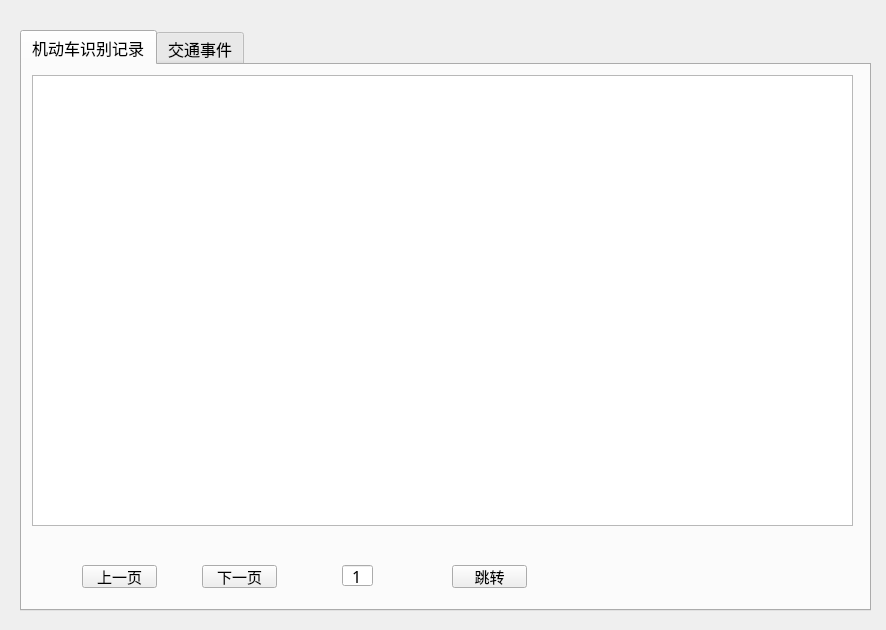
<?xml version="1.0" encoding="UTF-8"?>
<ui version="4.0">
 <class>record</class>
 <widget class="QWidget" name="record">
  <property name="geometry">
   <rect>
    <x>0</x>
    <y>0</y>
    <width>886</width>
    <height>630</height>
   </rect>
  </property>
  <property name="windowTitle">
   <string>record</string>
  </property>
  <widget class="QTabWidget" name="tabWidget">
   <property name="geometry">
    <rect>
     <x>20</x>
     <y>30</y>
     <width>851</width>
     <height>581</height>
    </rect>
   </property>
   <property name="sizePolicy">
    <sizepolicy hsizetype="Minimum" vsizetype="Minimum">
     <horstretch>0</horstretch>
     <verstretch>0</verstretch>
    </sizepolicy>
   </property>
   <property name="font">
    <font>
     <family>黑体</family>
     <pointsize>12</pointsize>
     <weight>50</weight>
     <bold>false</bold>
    </font>
   </property>
   <property name="currentIndex">
    <number>0</number>
   </property>
   <widget class="QWidget" name="tab">
    <attribute name="title">
     <string>机动车识别记录</string>
    </attribute>
    <widget class="QLineEdit" name="lineEdit_4">
     <property name="geometry">
      <rect>
       <x>320</x>
       <y>500</y>
       <width>31</width>
       <height>21</height>
      </rect>
     </property>
     <property name="text">
      <string>1</string>
     </property>
     <property name="alignment">
      <set>Qt::AlignCenter</set>
     </property>
    </widget>
    <widget class="QPushButton" name="pushButton_1_2">
     <property name="geometry">
      <rect>
       <x>180</x>
       <y>500</y>
       <width>75</width>
       <height>23</height>
      </rect>
     </property>
     <property name="font">
      <font>
       <family>黑体</family>
       <pointsize>11</pointsize>
      </font>
     </property>
     <property name="text">
      <string>下一页</string>
     </property>
    </widget>
    <widget class="QPushButton" name="pushButton_1_3">
     <property name="geometry">
      <rect>
       <x>430</x>
       <y>500</y>
       <width>75</width>
       <height>23</height>
      </rect>
     </property>
     <property name="font">
      <font>
       <family>黑体</family>
       <pointsize>11</pointsize>
      </font>
     </property>
     <property name="text">
      <string>跳转</string>
     </property>
    </widget>
    <widget class="QPushButton" name="pushButton_1_1">
     <property name="geometry">
      <rect>
       <x>60</x>
       <y>500</y>
       <width>75</width>
       <height>23</height>
      </rect>
     </property>
     <property name="font">
      <font>
       <family>黑体</family>
       <pointsize>11</pointsize>
      </font>
     </property>
     <property name="text">
      <string>上一页</string>
     </property>
    </widget>
    <widget class="QTableView" name="tableWidget">
     <property name="geometry">
      <rect>
       <x>10</x>
       <y>10</y>
       <width>821</width>
       <height>451</height>
      </rect>
     </property>
    </widget>
   </widget>
   <widget class="QWidget" name="tab_3">
    <attribute name="title">
     <string>交通事件</string>
    </attribute>
    <widget class="QTableWidget" name="tableWidget_3">
     <property name="geometry">
      <rect>
       <x>10</x>
       <y>10</y>
       <width>831</width>
       <height>451</height>
      </rect>
     </property>
     <property name="font">
      <font>
       <family>微软雅黑 Light</family>
       <pointsize>11</pointsize>
      </font>
     </property>
     <property name="frameShape">
      <enum>QFrame::NoFrame</enum>
     </property>
    </widget>
    <widget class="QPushButton" name="pushButton_3_3">
     <property name="geometry">
      <rect>
       <x>430</x>
       <y>500</y>
       <width>75</width>
       <height>23</height>
      </rect>
     </property>
     <property name="font">
      <font>
       <family>黑体</family>
       <pointsize>11</pointsize>
      </font>
     </property>
     <property name="text">
      <string>跳转</string>
     </property>
    </widget>
    <widget class="QPushButton" name="pushButton_3_1">
     <property name="geometry">
      <rect>
       <x>60</x>
       <y>500</y>
       <width>75</width>
       <height>23</height>
      </rect>
     </property>
     <property name="font">
      <font>
       <family>黑体</family>
       <pointsize>11</pointsize>
      </font>
     </property>
     <property name="text">
      <string>上一页</string>
     </property>
    </widget>
    <widget class="QPushButton" name="pushButton_3_2">
     <property name="geometry">
      <rect>
       <x>180</x>
       <y>500</y>
       <width>75</width>
       <height>23</height>
      </rect>
     </property>
     <property name="font">
      <font>
       <family>黑体</family>
       <pointsize>11</pointsize>
      </font>
     </property>
     <property name="text">
      <string>下一页</string>
     </property>
    </widget>
    <widget class="QLineEdit" name="lineEdit_5">
     <property name="geometry">
      <rect>
       <x>320</x>
       <y>500</y>
       <width>31</width>
       <height>21</height>
      </rect>
     </property>
     <property name="text">
      <string>0</string>
     </property>
     <property name="alignment">
      <set>Qt::AlignCenter</set>
     </property>
    </widget>
   </widget>
  </widget>
 </widget>
 <layoutdefault spacing="6" margin="11"/>
 <resources/>
 <connections/>
</ui>
